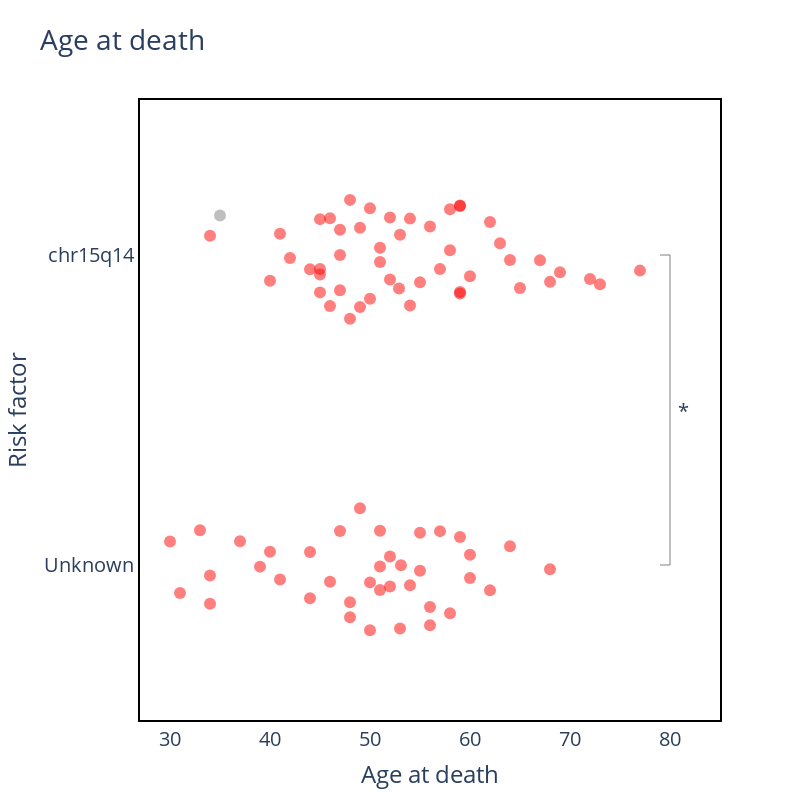

The code cell stored with this chart in its notebook:
### Code cell
fig = px.strip(
    data_frame=df.sort_values("Haplotype"),
    y="Haplotype",
    x="AGEATDEATH",
    width=600,
    height=300,
    labels={
        "AGEATDEATH": "Age at death",
        "SEXatBirth": "Sex",
        "Haplotype": "Risk factor",
    },
    hover_data=["Gentli_ID"],
    title="Age at death",
    color="issue",
    color_discrete_map={"Y": "grey", "N": "red"},
    stripmode="overlay",

)

# within the chr15q14 category, identify the haplotypes by changing the dots to symbols for HapA and HapB


fig.update_layout(
    width=800,
    height=800,
    plot_bgcolor="rgba(0, 0, 0, 0)",
    font=dict(size=20),
    showlegend=False,
)

minage = df["AGEATDEATH"].min()

fig.update_xaxes(
    showline=True,
    linewidth=2,
    linecolor="black",
    mirror=True,
    range=[minage - 3, 85],
)

fig.update_yaxes(
    showline=True,
    linewidth=2,
    linecolor="black",
    mirror=True,
)

fig.update_traces(marker=dict(size=12, opacity=0.5), jitter=1)

# perform a t-test
from scipy.stats import ttest_ind

ttest = ttest_ind(
    df[df["Haplotype"] == "chr15q14"]["AGEATDEATH"],
    df[df["Haplotype"] == "Unknown"]["AGEATDEATH"],
    equal_var=False,
)

print(f"T-test for carriers vs unknown: {ttest}")

# Also perform the t-test while excluding rr_PIDN4463
ttest = ttest_ind(
    df[(df["Haplotype"] == "chr15q14") & (df["issue"] == "N")]["AGEATDEATH"],
    df[(df["Haplotype"] == "Unknown") & (df["issue"] == "N")]["AGEATDEATH"],
    equal_var=False,
)

print(f"T-test for carriers vs unknown (excluding rr_PIDN4463): {ttest}")

# draw annotation showing the p-value
fig.add_annotation(
    x=0.95,
    y=0.5,
    xref="paper",
    yref="paper",
    text=f"*",
    showarrow=False,
    font=dict(size=20),
)
fig.add_trace(
    go.Scatter(
        x=[79, 80, 80, 79],
        y=["chr15q14", "chr15q14", "Unknown", "Unknown"],
        fill=None,
        mode="lines",
        showlegend=False,
        line=dict(color="grey", width=1),
    )
)

fig.show(
    config={
        "toImageButtonOptions": {
            "format": "png",
            "filename": "",
            "height": 800,
            "width": 800,
            "scale": 5,
        }
    }
)

### Figure 1 — Plotly figure (JSON) as saved in the notebook; plotly's stock layout.template omitted (floating-point values rounded to 4 significant figures)
{"data": [{"alignmentgroup": "True", "boxpoints": "all", "customdata": [["rr_2T7T4"], ["rr_NA22_197"], ["rr_A06_120"], ["rr_A17_05"], ["rr_UCL12461"], ["rr_UCL1506"], ["rr_UCL19247"], ["rr_NHB15_065"], ["rr_VA05_109"], ["rr_X5929"], ["rr_PIDN1734"], ["rr_PIDN19525"], ["rr_PIDN2662"], ["rr_PIDN3794"], ["rr_CW00_009"], ["rr_NRA22654"], ["rr_UNSW22488"], ["rr_LN_N00_1835"], ["rr_LN_C14_36644"], ["rr_LN_C10_25594"], ["rr_Ro_AH11.2"], ["rr_Pt_8482"], ["rr_E13_56"], ["rr_QSBB81_17"], ["rr_2021_017"], ["rr_NA22_365"], ["rr_2132"], ["rr_NP43508"], ["rr_NA22_425"], ["rr_NA20_415"], ["rr_2005_044"], ["rr_KCLA061_16"], ["rr_NHB94_068"], ["rr_KULA_24063"], ["rr_NHB16_047"], ["rr_7965"], ["rr_Muk49"], ["rr_IB6387"], ["rr_UNSW22478"], ["rr_IB5534"], ["rr_NP18739"], ["rr_RNBC-22_16"], ["rr_NHB95_041"], ["rr_EMC13_65"], ["rr_NHB18_068"], ["rr_LN_C12_07006"], ["rr_CW05_004"], ["rr_NHB03_018"], ["rr_EMC2013_098"], ["rr_NHB15_114"], ["rr_UNSW2220"], ["rr_NHB14_059"], ["rr_PIDN17760"], ["rr_QSBB51_18"], ["rr_NHB05_082"], ["rr_NHB05_059"], ["rr_NA23_005"], ["rr_X5817"], ["rr_Pt_3303"], ["rr_KCLA311_98"], ["rr_NA19_309"], ["rr_NA19_291"], ["rr_NA14_199"], ["rr_NA09_238"], ["rr_NA01_027"], ["rr_NA23_161"], ["rr_A02_164"], ["rr_FTD397_1"], ["rr_FTD196_1"], ["rr_RZ462"], ["rr_RZ257"], ["rr_UCL2783"], ["rr_R556"], ["rr_UBC66_1"], ["rr_A15-074"], ["rr_PIDN106"], ["rr_PIDN12322"], ["rr_KULA_23717"], ["rr_KULA_22549"], ["rr_KCLA156_17"], ["rr_PIDN6543"], ["rr_PIDN9402"], ["rr_UP101220"], ["rr_PIDN738"], ["rr_UNSW2185"], ["rr_NA21_285"]], "fillcolor": "rgba(255,255,255,0)", "hoveron": "points", "hovertemplate": "issue=N<br>Age at death=%{x}<br>Risk factor=%{y}<br>Gentli_ID=%{customdata[0]}<extra></extra>", "jitter": 1, "legendgroup": "N", "line": {"color": "rgba(255,255,255,0)"}, "marker": {"color": "red", "opacity": 0.5, "size": 12}, "name": "N", "offsetgroup": "N", "orientation": "h", "pointpos": 0, "showlegend": true, "type": "box", "x": [40, 48, 41, 47, 52, 60, 51, 52, 49, 44, 57, 34, 51, 37, 56, 50, 39, 34, 55, 44, 50, 62, 31, 59, 30, 48, 68, 60, 56, 64, 51, 53, 58, 46, 54, 53.1, 33, 55, 62, 34, 52, 59, 60, 47, 59, 54, 48, 45, 50, 77, 59, 46, 72, 67, 46, 41, 57, 58, 59, 65, 49, 45, 45, 58, 42, 44, 64, 52.9, 69, 54, 50, 51, 49, 52, 53, 56, 63, 45, 47, 40, 55, 47, 51, 48, 68, 73], "x0": " ", "xaxis": "x", "y": ["Unknown", "Unknown", "Unknown", "Unknown", "Unknown", "Unknown", "Unknown", "Unknown", "Unknown", "Unknown", "Unknown", "Unknown", "Unknown", "Unknown", "Unknown", "Unknown", "Unknown", "Unknown", "Unknown", "Unknown", "Unknown", "Unknown", "Unknown", "Unknown", "Unknown", "Unknown", "Unknown", "Unknown", "Unknown", "Unknown", "Unknown", "Unknown", "Unknown", "Unknown", "Unknown", "Unknown", "Unknown", "Unknown", "chr15q14", "chr15q14", "chr15q14", "chr15q14", "chr15q14", "chr15q14", "chr15q14", "chr15q14", "chr15q14", "chr15q14", "chr15q14", "chr15q14", "chr15q14", "chr15q14", "chr15q14", "chr15q14", "chr15q14", "chr15q14", "chr15q14", "chr15q14", "chr15q14", "chr15q14", "chr15q14", "chr15q14", "chr15q14", "chr15q14", "chr15q14", "chr15q14", "chr15q14", "chr15q14", "chr15q14", "chr15q14", "chr15q14", "chr15q14", "chr15q14", "chr15q14", "chr15q14", "chr15q14", "chr15q14", "chr15q14", "chr15q14", "chr15q14", "chr15q14", "chr15q14", "chr15q14", "chr15q14", "chr15q14", "chr15q14"], "y0": " ", "yaxis": "y"}, {"alignmentgroup": "True", "boxpoints": "all", "customdata": [["rr_PIDN4463"]], "fillcolor": "rgba(255,255,255,0)", "hoveron": "points", "hovertemplate": "issue=Y<br>Age at death=%{x}<br>Risk factor=%{y}<br>Gentli_ID=%{customdata[0]}<extra></extra>", "jitter": 1, "legendgroup": "Y", "line": {"color": "rgba(255,255,255,0)"}, "marker": {"color": "grey", "opacity": 0.5, "size": 12}, "name": "Y", "offsetgroup": "Y", "orientation": "h", "pointpos": 0, "showlegend": true, "type": "box", "x": [35], "x0": " ", "xaxis": "x", "y": ["chr15q14"], "y0": " ", "yaxis": "y"}, {"line": {"color": "grey", "width": 1}, "mode": "lines", "showlegend": false, "type": "scatter", "x": [79, 80, 80, 79], "y": ["chr15q14", "chr15q14", "Unknown", "Unknown"]}], "layout": {"annotations": [{"font": {"size": 20}, "showarrow": false, "text": "*", "x": 0.95, "xref": "paper", "y": 0.5, "yref": "paper"}], "boxmode": "overlay", "font": {"size": 20}, "height": 800, "legend": {"title": {"text": "issue"}, "tracegroupgap": 0}, "plot_bgcolor": "rgba(0, 0, 0, 0)", "showlegend": false, "title": {"text": "Age at death"}, "width": 800, "xaxis": {"anchor": "y", "domain": [0, 1], "linecolor": "black", "linewidth": 2, "mirror": true, "range": [27, 85], "showline": true, "title": {"text": "Age at death"}}, "yaxis": {"anchor": "x", "domain": [0, 1], "linecolor": "black", "linewidth": 2, "mirror": true, "showline": true, "title": {"text": "Risk factor"}}}}
